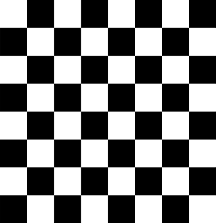
#> input picture rsc/xadrez/1.png, 216 x 223 px, found by its file name; its folder holds 5 pictures in this run
$ python questao-3.py
#> lines starting #> are read from the running program, lines starting #| are printed output that depends on the picture; after the words box and inside, x2 and y2 are one past the last pixel; in counts of white or black regions, pixels touching at a corner belong together
import sys

import cv2 as cv
import matplotlib.pyplot as plt
import numpy as np
import math

n_colunas = 2
n_linhas = 3

global indice
indice = 0


def exibe(imagem, nome=''):
    global indice
    indice = indice + 1
    plt.subplot(n_linhas, n_colunas, indice), plt.imshow(imagem, cmap='gray')
    plt.title(nome), plt.xticks([]), plt.yticks([])


caminho_pasta_videos = 'rsc/xadrez/'
if len(sys.argv) >= 2:
    caminho_video = sys.argv[1]

iteracao = 1
img = cv.imread(caminho_pasta_videos + str(iteracao) + '.png')
#> img is the input picture: shape (223, 216, 3); min 0, max 255, mean 127.5
contem_quadro = not (img is None)
#> contem_quadro = True

while contem_quadro:

    # Quadro original
    img_cinza = cv.cvtColor(img.copy(), cv.COLOR_BGR2GRAY)
    img_exibida = cv.cvtColor(img_cinza.copy(), cv.COLOR_GRAY2BGR)

    # Bordas
    img_bordas = cv.Canny(img_cinza, 50, 150)
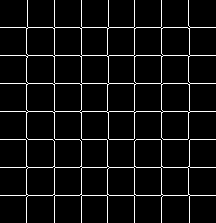
#> img_bordas: shape (223, 216); 6.2% white in thin lines or dots

    # Linhas
    img_linhas = img_exibida.copy()
    linhas = cv.HoughLinesP(img_bordas, 1, np.pi/180, 80, minLineLength=80, maxLineGap=10)
#> linhas = 13 rows, first 6: [0, 167, 215, 167], [81, 222, 81, 0], [54, 222, 54, 0], [0, 83, 215, 83], [0, 195, 215, 195], [161, 222, 161, 0]
    for linha in linhas:
        for x1, y1, x2, y2 in linha:
            cv.line(img_linhas, (x1, y1), (x2, y2), (255, 0, 0), 1, cv.LINE_AA)
#> this loop made 13 passes
#> linha on passes 1 to 12: [[0, 167, 215, 167]], [[81, 222, 81, 0]], [[54, 222, 54, 0]], [[0, 83, 215, 83]], [[0, 195, 215, 195]], [[161, 222, 161, 0]], [[0, 111, 215, 111]], [[0, 55, 215, 55]], [[134, 222, 134, 0]], [[0, 27, 215, 27]], [[0, 139, 215, 139]], [[26, 222, 26, 28]]
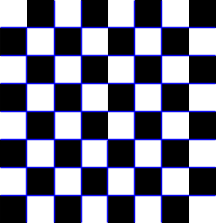
#> img_linhas: shape (223, 216, 3); 16.02% of pixels changed, all inside (x1, y1, x2, y2) = (0, 0, 216, 223)

    # Cantos
    img_cantos = img_linhas.copy()
    cantos = cv.goodFeaturesToTrack(img_cinza, 100, 0.01, 10, None, blockSize=3, gradientSize=3, useHarrisDetector=False, k=0.04)
#> cantos = 49 rows, first 8: [162, 55], [134, 55], [26, 56], [188, 56], [108, 56], [135, 27], [162, 27], [189, 27]
    if img_cantos is not None:
        for i in range(cantos.shape[0]):
            cv.circle(img_cantos, (int(cantos[i, 0, 0]), int(cantos[i, 0, 1])), 3, (0, 255, 0), cv.FILLED)
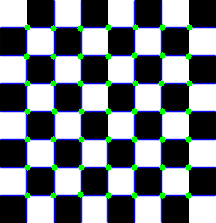
#> img_cantos: shape (223, 216, 3); 2.95% of pixels changed, all inside (x1, y1, x2, y2) = (23, 24, 193, 199)

    # Subcantos
    img_subcantos = img_cantos.copy()
    subcantos = cv.cornerSubPix(img_cinza, cantos, (5, 5), (-1, -1), (cv.TERM_CRITERIA_EPS + cv.TermCriteria_COUNT, 500, 0.0001))
#> subcantos = 49 rows, first 8: [161.5, 55.46], [134.5, 55.46], [26.5, 55.45], [188.5, 55.45], [107.5, 55.44], [134.5, 27.42], [161.5, 27.42], [188.5, 27.42]
    if img_subcantos is not None:
        for i in range(subcantos.shape[0]):
            cv.circle(img_subcantos, (int(subcantos[i, 0, 0]), int(subcantos[i, 0, 1])), 3, (0, 0, 255), cv.FILLED)
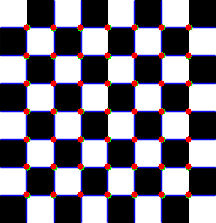
#> img_subcantos: shape (223, 216, 3); 2.95% of pixels changed, all inside (x1, y1, x2, y2) = (23, 24, 192, 198)

    exibe(img_subcantos, f'Quadro {iteracao}')

    iteracao += 1
    img = cv.imread(caminho_pasta_videos + str(iteracao) + '.png')
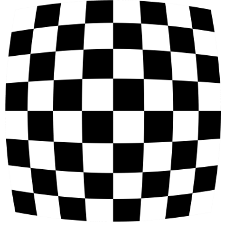
#> input picture rsc/xadrez/2.png, 233 x 230 px, found by its file name
#> img is the input picture: shape (230, 233, 3); min 0, max 255, mean 148.6
    contem_quadro = not (img is None)
#> pass 2 of the loop `while contem_quadro:`:
#> `img_cinza = cv.cvtColor(img.copy(), cv.COLOR_BGR2GRAY)`:
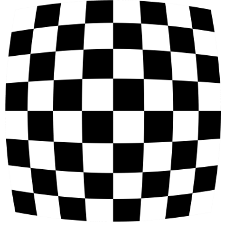
#> img_cinza: shape (230, 233); min 0, max 255, mean 148.6
#> `img_bordas = cv.Canny(img_cinza, 50, 150)`:
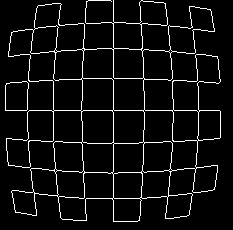
#> img_bordas: shape (230, 233); 6.1% white in thin lines or dots, all inside (x1, y1, x2, y2) = (5, 0, 221, 222)
#> linhas = [[113, 221, 113, 0], [5, 110, 219, 110], [81, 78, 171, 79], [107, 143, 202, 140], [141, 200, 144, 108], [81, 120, 84, 24]]
#> the loop `for linha in linhas:` made 6 passes
#> cantos = 79 rows, first 8: [52, 111], [143, 111], [112, 199], [82, 111], [172, 111], [112, 49], [112, 111], [57, 195]
#> subcantos = 79 rows, first 8: [52.49, 110.5], [143.6, 110.5], [112.6, 198.5], [81.47, 110.4], [172.6, 110.5], [112.6, 48.43], [112.6, 110.4], [57.67, 195.5]
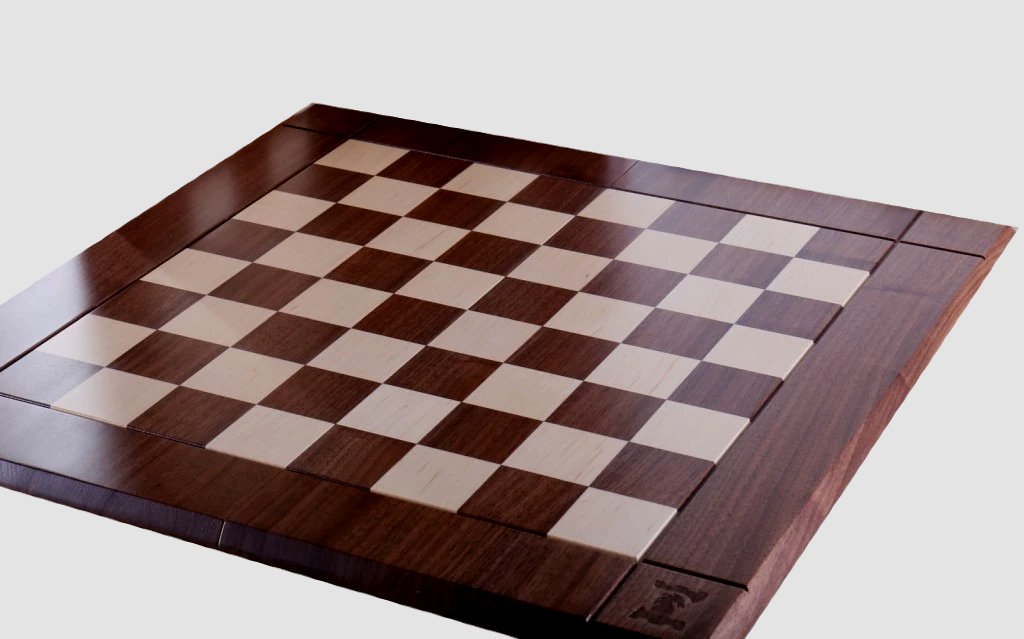
#> input picture rsc/xadrez/3.png, 1024 x 639 px, found by its file name
#> img is the input picture: shape (639, 1024, 3); mean B, G, R 146.7, 148, 163.3
#> pass 3 of the loop `while contem_quadro:`:
#> `img_cinza = cv.cvtColor(img.copy(), cv.COLOR_BGR2GRAY)`:
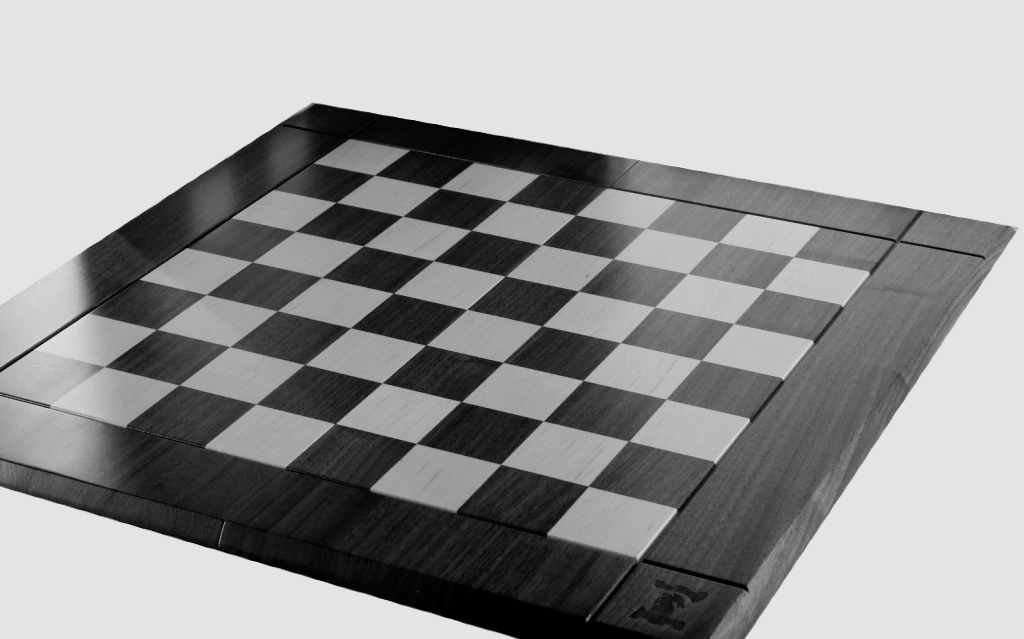
#> img_cinza: shape (639, 1024); min 0, max 228, mean 152.4
#> `img_bordas = cv.Canny(img_cinza, 50, 150)`:
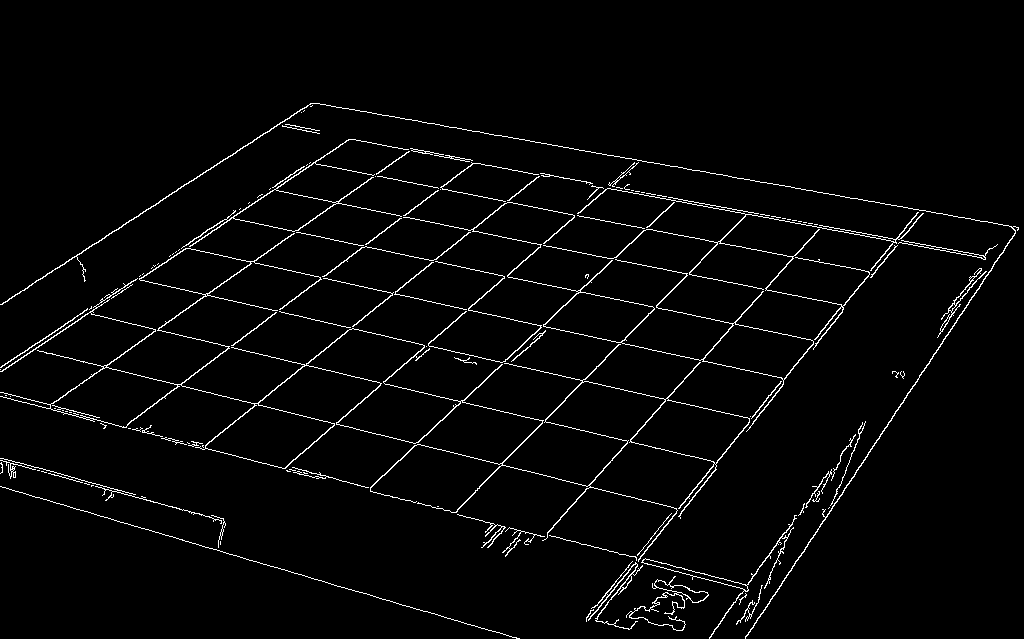
#> img_bordas: shape (639, 1024); 2.7% white in thin lines or dots, all inside (x1, y1, x2, y2) = (0, 103, 1019, 639)
#> linhas = 63 rows, first 6: [203, 447, 542, 173], [122, 427, 473, 163], [29, 347, 683, 510], [284, 468, 615, 180], [795, 188, 1018, 228], [309, 163, 874, 273]
#> the loop `for linha in linhas:` made 63 passes
#> cantos = 100 rows, first 8: [463, 401], [140, 279], [333, 424], [504, 276], [424, 346], [544, 325], [747, 590], [715, 462]
#> subcantos = 100 rows, first 8: [461.2, 401.4], [138.8, 278.9], [334.9, 423.6], [505.3, 276], [425.7, 345.1], [542, 325.7], [748.4, 591.4], [715.1, 463.4]
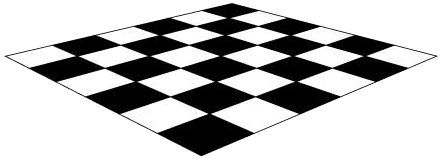
#> input picture rsc/xadrez/4.png, 445 x 162 px, found by its file name
#> img is the input picture: shape (162, 445, 3); min 0, max 255, mean 191.1
#> the loop made 5 passes; the first 3 are shown

plt.show()
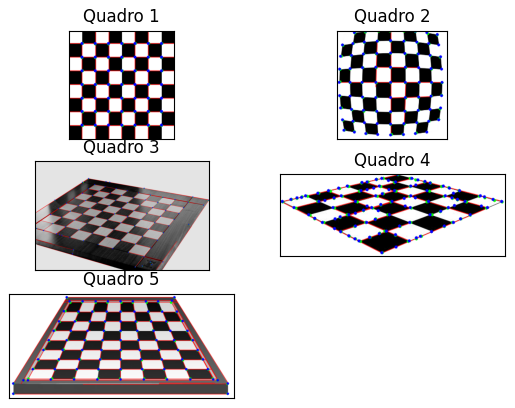
#> figure drawn by matplotlib, 5 panels; B, G, R data is drawn as R, G, B
